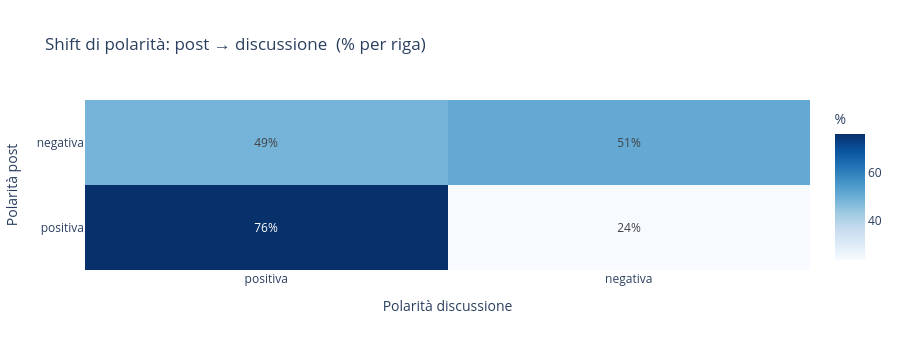

Notebook cell for this chart:
### Code cell
# ── Statistiche per polarità e shift principali ───────────────────────────────

# 1. Matrice polarità  positiva / negativa / neutrale
pol_mat = pd.crosstab(df_shift['pol_post'], df_shift['pol_disc'], margins=False)
pol_pct = pol_mat.div(pol_mat.sum(axis=1), axis=0) * 100
pol_order = [p for p in ['positiva','negativa','neutrale'] if p in pol_pct.index]
pol_pct = pol_pct.reindex(
    index  =[p for p in pol_order if p in pol_pct.index],
    columns=[p for p in pol_order if p in pol_pct.columns],
    fill_value=0
)

print('=== SHIFT DI POLARITÀ (post → discussione) ===')
print(pol_pct.round(1).to_string())
print()

# 2. Top-3 shift per ciascuna emozione del post
print('=== TOP SHIFT PER EMOZIONE DEL POST ===')
for emo in BASIC_EMOTIONS + ['neutrale']:
    sub = df_shift[df_shift['emo_post'] == emo]
    if len(sub) == 0:
        continue
    top  = sub['emo_disc'].value_counts()
    same = (sub['emo_disc'] == emo).sum()
    diff = len(sub) - same
    print(f'\n{emo.upper()}  ({len(sub)} post):')
    print(f'  stessa emozione: {same}/{len(sub)} ({same/len(sub)*100:.0f}%)')
    print(f'  shift:           {diff}/{len(sub)} ({diff/len(sub)*100:.0f}%)')
    top3 = '  '.join(f'{e}({cnt/len(sub)*100:.0f}%)' for e, cnt in top.head(3).items())
    print(f'  distribuzione → {top3}')

# 3. Heatmap polarità
fig2 = go.Figure(go.Heatmap(
    z         = pol_pct.values,
    x         = list(pol_pct.columns),
    y         = list(pol_pct.index),
    colorscale = 'Blues',
    text      = [[f'{v:.0f}%' for v in row] for row in pol_pct.values],
    texttemplate='%{text}',
    colorbar_title='%',
))
fig2.update_layout(
    title      = 'Shift di polarità: post → discussione  (% per riga)',
    xaxis_title= 'Polarità discussione',
    yaxis_title= 'Polarità post',
    height     = 350,
)
fig2.show()

### Figure 1 — Plotly figure (JSON) as saved in the notebook; plotly's stock layout.template omitted (floating-point values rounded to 4 significant figures)
{"data": [{"colorbar": {"title": {"text": "%"}}, "colorscale": [[0.0, "rgb(247,251,255)"], [0.125, "rgb(222,235,247)"], [0.25, "rgb(198,219,239)"], [0.375, "rgb(158,202,225)"], [0.5, "rgb(107,174,214)"], [0.625, "rgb(66,146,198)"], [0.75, "rgb(33,113,181)"], [0.875, "rgb(8,81,156)"], [1.0, "rgb(8,48,107)"]], "text": [["76%", "24%"], ["49%", "51%"]], "texttemplate": "%{text}", "x": ["positiva", "negativa"], "y": ["positiva", "negativa"], "z": [[76.47, 23.53], [48.75, 51.25]], "type": "heatmap"}], "layout": {"title": {"text": "Shift di polarità: post → discussione  (% per riga)"}, "xaxis": {"title": {"text": "Polarità discussione"}}, "yaxis": {"title": {"text": "Polarità post"}}, "height": 350}}
